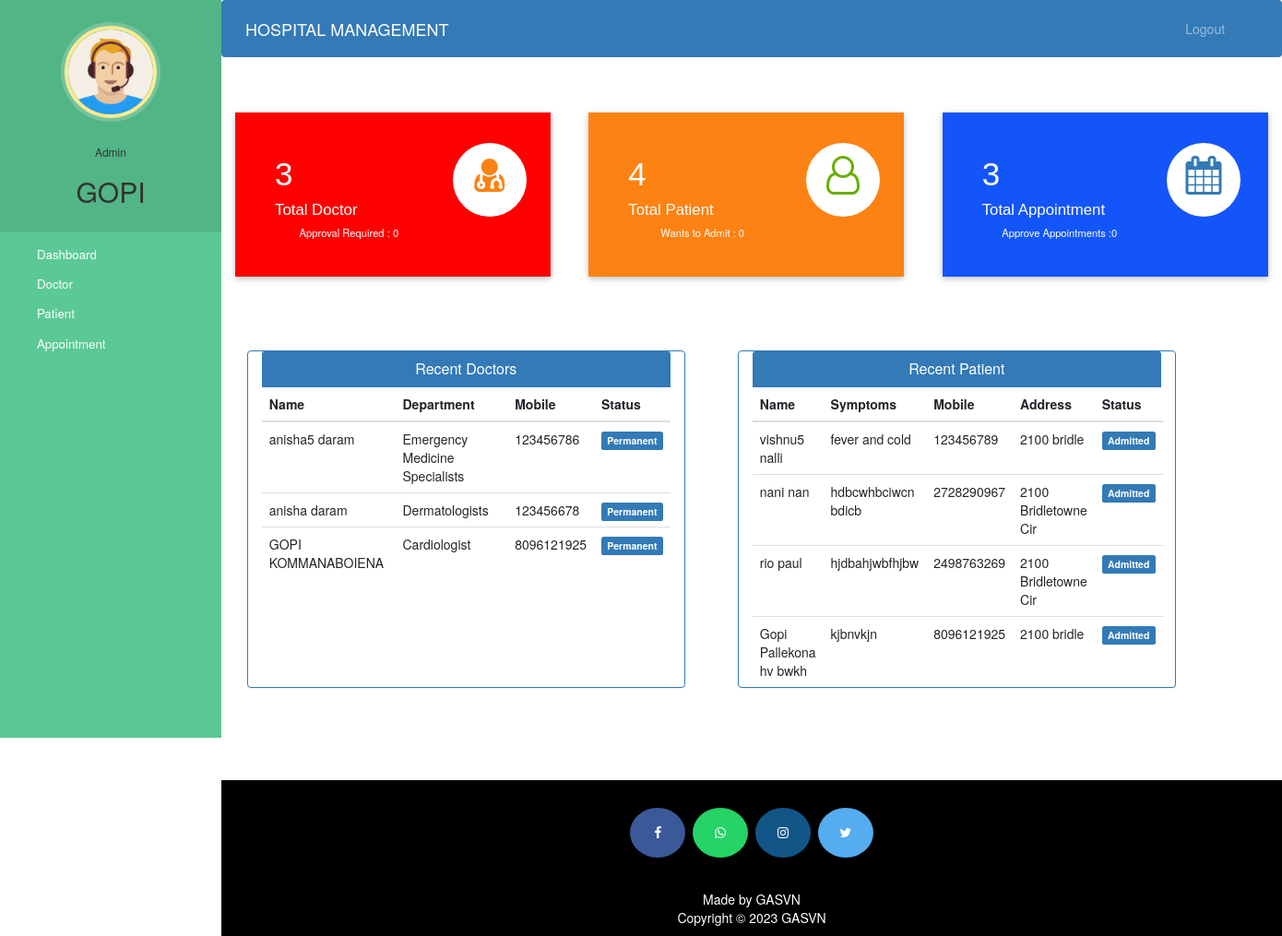
Page /admin-dashboard (signed in) on the committed database.
### hospital/models.py (models this page shows, shortened)
class Doctor(models.Model):
    user=models.OneToOneField(User,on_delete=models.CASCADE)
    profile_pic= models.ImageField(upload_to='profile_pic/DoctorProfilePic/',null=True,blank=True)
    address = models.CharField(max_length=40)
    mobile = models.CharField(max_length=20,null=True)
    department= models.CharField(max_length=50,choices=departments,default='Cardiologist')
    status=models.BooleanField(default=False)
    @property
    def get_name(self):
        return self.user.first_name+" "+self.user.last_name

class Patient(models.Model):
    user=models.OneToOneField(User,on_delete=models.CASCADE)
    profile_pic= models.ImageField(upload_to='profile_pic/PatientProfilePic/',null=True,blank=True)
    address = models.CharField(max_length=40)
    mobile = models.CharField(max_length=20,null=True)
    symptoms = models.CharField(max_length=100,null=False)
    assignedDoctorId = models.PositiveIntegerField(null=True)
    admitDate=models.DateField(auto_now=True)
    status=models.BooleanField(default=False)
    @property
    def get_name(self):
        return self.user.first_name+" "+self.user.last_name

### hospital/views.py (the view)
# urls.py: path('admin-dashboard', views.admin_dashboard_view,name='admin-dashboard'),
@login_required(login_url='adminlogin')
@user_passes_test(is_admin)
def admin_dashboard_view(request):
    doctors=models.Doctor.objects.all().order_by('-id')
    patients=models.Patient.objects.all().order_by('-id')
    doctorcount=models.Doctor.objects.all().filter(status=True).count()
    pendingdoctorcount=models.Doctor.objects.all().filter(status=False).count()
    patientcount=models.Patient.objects.all().filter(status=True).count()
    pendingpatientcount=models.Patient.objects.all().filter(status=False).count()
    appointmentcount=models.Appointment.objects.all().filter(status=True).count()
    pendingappointmentcount=models.Appointment.objects.all().filter(status=False).count()
    mydict={
    'doctors':doctors,
    'patients':patients,
    'doctorcount':doctorcount,
    'pendingdoctorcount':pendingdoctorcount,
    'patientcount':patientcount,
    'pendingpatientcount':pendingpatientcount,
    'appointmentcount':appointmentcount,
    'pendingappointmentcount':pendingappointmentcount,
    }
    return render(request,'hospital/admin_dashboard.html',context=mydict)

### hospital/views.py (called while the page is built)
def is_admin(user):
    return user.groups.filter(name='ADMIN').exists()

### templates/hospital/admin_dashboard.html
{% extends 'hospital/admin_base.html' %}
{% load static %}
{% block content %}
{%include 'hospital/admin_dashboard_cards.html'%}
<br><br><br><br>
<div class="container">
  <div class="row">
    <div class="panel panel-primary col-md-5" style="margin-left:2%;">
      <div class="panel-heading" style="text-align:center;">
        <h6 class="panel-title">Recent Doctors</h6>
      </div>
      <table class="table table-hover" id="dev-table">
        <thead>
          <tr>
            <th>Name</th>
            <th>Department</th>
            <th>Mobile</th>
            <th>Status</th>
          </tr>
        </thead>
        {% for d in doctors %}
        <tr>
          <td> {{d.get_name}}</td>
          <td>{{d.department}}</td>
          <td>{{d.mobile}}</td>
          {%if d.status%}
          <td> <span class="label label-primary">Permanent</span></td>
          {% else %}
          <td> <span class="label label-success">On Hold</span></td>
          {% endif %}
        </tr>
        {% endfor %}
      </table>
    </div>
    <div class="panel panel-primary col-md-5" style="margin-left:5%;">
      <div class="panel-heading" style="text-align:center;">
        <h6 class="panel-title">Recent Patient</h6>
      </div>
      <table class="table table-hover" id="dev-table">
        <thead>
          <tr>
            <th>Name</th>
            <th>Symptoms</th>
            <th>Mobile</th>
            <th>Address</th>
            <th>Status</th>
          </tr>
        </thead>
        {% for p in patients %}
        <tr>
          <td> {{p.get_name}}</td>
          <td>{{p.symptoms}}</td>
          <td>{{p.mobile}}</td>
          <td>{{p.address}}</td>
          {%if p.status%}
          <td> <span class="label label-primary">Admitted</span></td>
          {% else %}
          <td> <span class="label label-success">On Hold</span></td>
          {% endif %}
        </tr>
        {% endfor %}
      </table>
    </div>
  </div>
</div>
{% endblock content %}

### templates/hospital/admin_base.html (shortened to what this page needs)
<!DOCTYPE html>
{% load static %}
<html lang="en">
<head>
  <link rel="stylesheet" href="https://stackpath.bootstrapcdn.com/bootstrap/4.3.1/css/bootstrap.min.css">
  <link rel="stylesheet" href="https://maxcdn.bootstrapcdn.com/font-awesome/4.7.0/css/font-awesome.min.css">
  <link rel="stylesheet" href="{% static '/style.css' %}">
</head>
<body>
  <nav class="menu" tabindex="0">
    <header class="avatar">
      <img src="{% static "images/adminpropic.png" %}" />
      <br><br>
      <h6>Admin</h6>
      <h2>{{request.user.first_name}}</h2>
    </header>
    <ul>
      <li tabindex="0" class="icon-dashboard"> <a style="color:white; text-decoration:none;" href="/admin-dashboard"><span>Dashboard</span></a> </li>
      <li tabindex="0" class="icon-customers"> <a style="color:white; text-decoration:none;" href="/admin-doctor"><span>Doctor</span></a></li>
      <li tabindex="0" class="icon-users"> <a style="color:white; text-decoration:none;" href="/admin-patient"><span>Patient</span></a></li>
      <li tabindex="0" class="icon-calendar"> <a style="color:white; text-decoration:none;" href="/admin-appointment"><span>Appointment</span></a></li>
    </ul>
  </nav>
  <main>
    <div class="bs-example">
      <nav class="navbar navbar-expand-md  navbar-dark fixed-top" style="background:#337AB7;">
        <a href="/admin-dashboard" class="navbar-brand">HOSPITAL MANAGEMENT</a>
        <div class="collapse navbar-collapse justify-content-between" id="navbarCollapse">
          <div class="navbar-nav" style=" margin-left: 90%;">
            <a href="/logout" class="nav-item nav-link">Logout</a>
          </div>
        </div>
      </nav>
    </div>
    <br><br>
    {% block content %}
    {% endblock content %}
    <br><br><br><br>
    <footer>
      <p>
        <a id="ftr" href="https://www.facebook.com/" class="fa fa-facebook"></a>
        <a id="ftr" href="https://api.whatsapp.com/send?phone=12498763269&text=Hello%20Gopi.%0d%0aHow%20are%20you%20%3f%0d%0aI%20came%20from%20your%20website.&source=&data=#" class="fa fa-whatsapp"></a>
        <a id="ftr" href="https://www.instagram.com/gopi.kommanaboiena/?hl=en" class="fa fa-instagram"></a>
        <a id="ftr" href="https://twitter.com/i/flow/login?lang=en" class="fa fa-twitter"></a>
      </p>
      <br>
      <div class="container">
        <div class="row">
          <div class="col-md-12 col-sm-12">
            <div style="color:#ffffff;" class="wow fadeInUp footer-copyright">
              <p>Made by GASVN <br>
                Copyright &copy; 2023 GASVN </p>
            </div>
          </div>
        </div>
      </div>
    </footer>
  </main>
</body>
</html>

### static/style.css (style rules this page uses)
body { padding-left: 240px; }
main { position: relative; height: 100vh; }
.menu { background: #5bc995; height: 100vh; width: 240px; position: fixed; top: 0px; left: 0; z-index: 5; outline: none; }
.menu .avatar { background: rgba(0, 0, 0, 0.1); padding: 2em 0.5em; text-align: center; }
.menu .avatar img { width: 100px; border-radius: 50%; overflow: hidden; border: 4px solid #ffea92; box-shadow: 0 0 0 4px rgba(255, 255, 255, 0.2); }
.menu .avatar h2 { font-weight: normal; margin-bottom: 0; }
.menu ul { list-style: none; padding: 0.5em 0; margin: 0; }
.menu ul li { padding: 0.5em 1em 0.5em 3em; font-size: 0.95em; font-weight: regular; background-repeat: no-repeat; background-position: left 15px center; background-size: auto 20px; transition: all 0.15s linear; cursor: pointer; }
.menu ul li.icon-dashboard { background-image: url("http://www.entypo.com/images//gauge.svg"); }
.menu ul li.icon-customers { background-image: url("http://www.entypo.com/images//briefcase.svg"); }
.menu ul li.icon-users { background-image: url("http://www.entypo.com/images//users.svg"); }
.menu ul li.icon-calendar { background-image: url("http://www.entypo.com/images//calendar.svg"); }

### templates/hospital/admin_base.html (style rules this page uses)
a:link { text-decoration: none; }
a { color: white; }
footer { padding: 0px 0px 0px 0px; background-color: black; margin: 0px; }
#ftr { padding: 20px; }
.fa { font-size: 23px; width: 60px; text-align: center; text-decoration: none; margin: 5px 2px; border-radius: 50%; }
.fa-facebook { background: #3B5998; color: white; margin-top: 30px; }
.fa-whatsapp { background: #25d366; color: white; }
.fa-twitter { background: #55ACEE; color: white; }
.fa-instagram { background: #125688; color: white; }
p { text-align: center; }
body { padding-left: 240px; }
main { position: relative; height: 100vh; }
.menu { background: #5bc995; height: 100vh; width: 240px; position: fixed; top: 0px; left: 0; z-index: 5; outline: none; }
.menu .avatar { background: rgba(0, 0, 0, 0.1); padding: 2em 0.5em; text-align: center; }
.menu .avatar img { width: 100px; border-radius: 50%; overflow: hidden; border: 4px solid #ffea92; box-shadow: 0 0 0 4px rgba(255, 255, 255, 0.2); }
.menu .avatar h2 { font-weight: normal; margin-bottom: 0; }
.menu ul { list-style: none; padding: 0.5em 0; margin: 0; }
.menu ul li { padding: 0.5em 1em 0.5em 3em; font-size: 0.95em; font-weight: regular; background-repeat: no-repeat; background-position: left 15px center; background-size: auto 20px; transition: all 0.15s linear; cursor: pointer; }
.menu ul li.icon-dashboard { background-image: url("http://www.entypo.com/images//gauge.svg"); }
.menu ul li.icon-customers { background-image: url("http://www.entypo.com/images//briefcase.svg"); }
.menu ul li.icon-users { background-image: url("http://www.entypo.com/images//users.svg"); }
.menu ul li.icon-calendar { background-image: url("http://www.entypo.com/images//calendar.svg"); }

### rows in the picture
Doctor: get_name "anisha5 daram", department "Emergency Medicine Specialists", mobile "123456786", status "Permanent"
Doctor: get_name "anisha daram", department "Dermatologists", mobile "123456678", status "Permanent"
Doctor: get_name "GOPI KOMMANABOIENA", department "Cardiologist", mobile "8096121925", status "Permanent"
Patient: get_name "vishnu5 nalli", symptoms "fever and cold", mobile "123456789", address "2100 bridle", status "Admitted"
Patient: get_name "nani nan", symptoms "hdbcwhbciwcn bdicb", mobile "2728290967", address "2100 Bridletowne Cir", status "Admitted"
Patient: get_name "rio paul", symptoms "hjdbahjwbfhjbw", mobile "2498763269", address "2100 Bridletowne Cir", status "Admitted"
Patient: get_name "Gopi Pallekona hv bwkh", symptoms "kjbnvkjn", mobile "8096121925", address "2100 bridle", status "Admitted"

### other values in the picture
{{ request.user.first_name }} "GOPI"
{{ doctorcount }} "3"
{{ pendingdoctorcount }} "0"
{{ patientcount }} "4"
{{ pendingpatientcount }} "0"
{{ appointmentcount }} "3"
{{ pendingappointmentcount }} "0"
